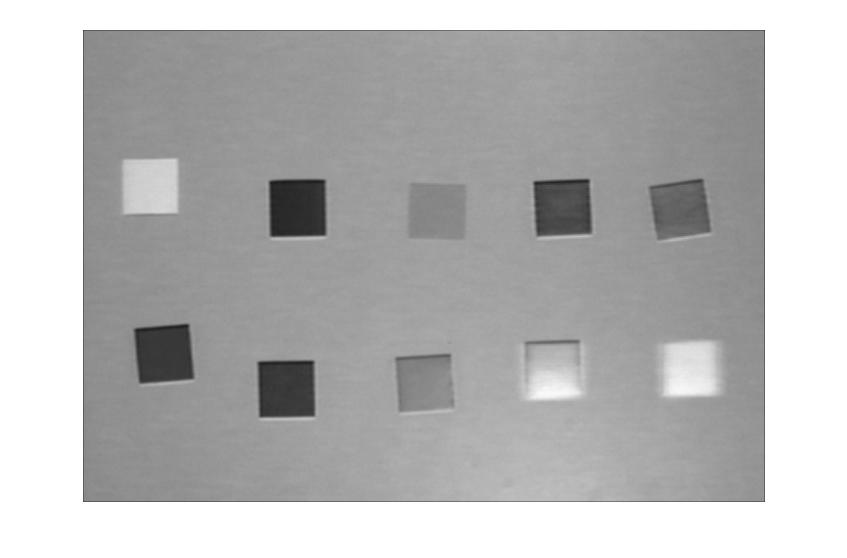
%> input picture Matlab/rozpoznawanie obrazu/ImageAverage.jpg, 847 x 558 px
$ octave --eval "result = morpholgy_operations(imread('../../../Matlab/rozpoznawanie obrazu/ImageAverage.jpg'));"   (GNU Octave 9; MATLAB toolbox functions it lacks are replaced by stand-ins)
%> lines starting %> are read from the running program, lines starting %| are printed output that depends on the picture
function [Output] = morpholgy_operations(Input)
% Operacje morfologiczne

se1 = strel('disk', 5);

Image1 = imfill(Input);
%> Image1 is the input picture: size 558x847x3 uint8; min 27, max 255, mean 184.7
Image2 = imerode(Image1, se1);
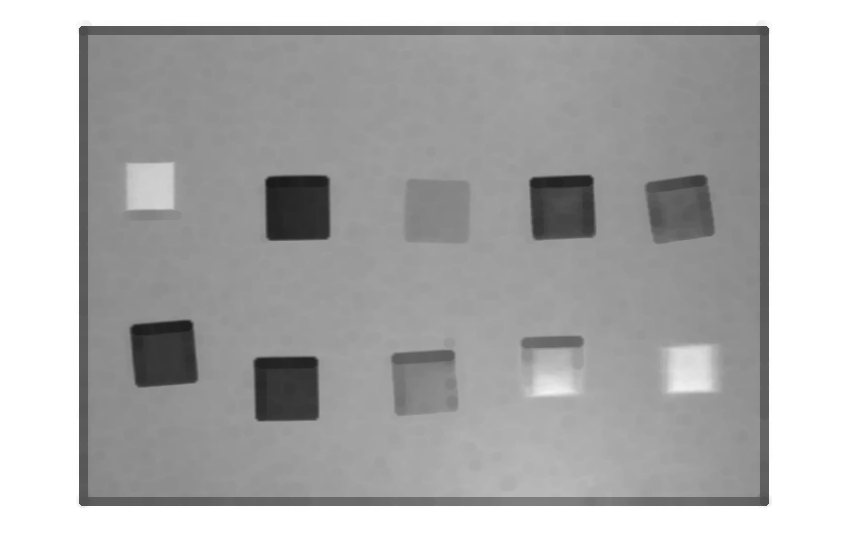
%> Image2: size 558x847x3 uint8; min 27, max 255, mean 177.2
Image3 = imerode(Image2, se1);
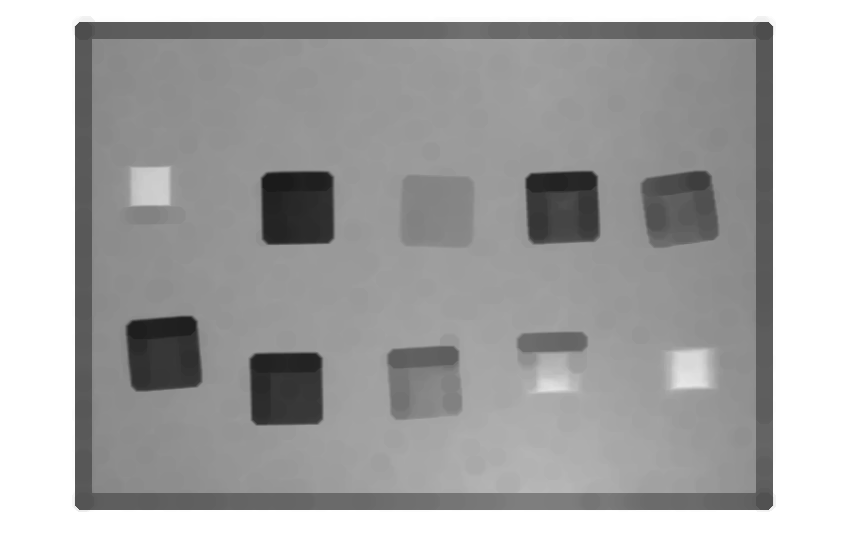
%> Image3: size 558x847x3 uint8; min 27, max 255, mean 170.7
Image4 = imdilate(Image3, se1);
Image5 = imdilate(Image4, se1);

Output = Image5;
% figure();
% imshow(Output);

end

$ run again, on Matlab/rozpoznawanie obrazu/ImageH.jpg
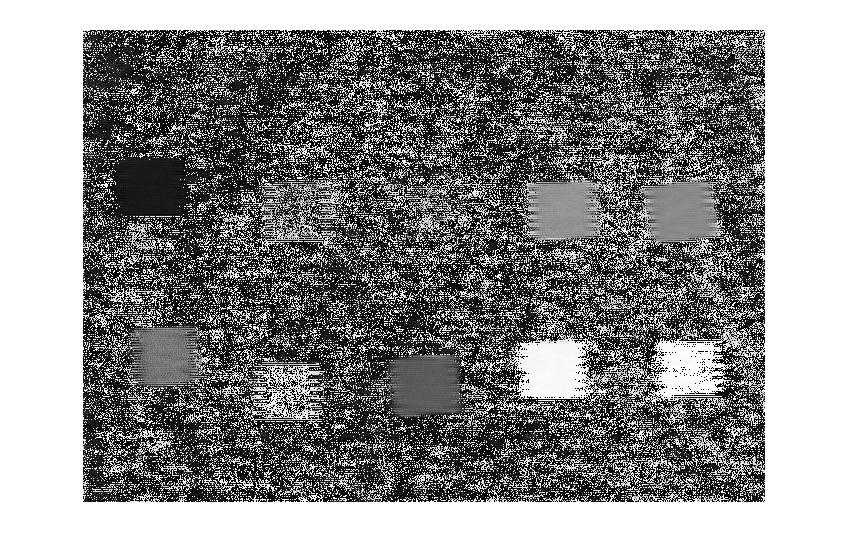
%> input picture Matlab/rozpoznawanie obrazu/ImageH.jpg, 847 x 558 px
%> in morpholgy_operations, Image1 is the input picture: size 558x847x3 uint8; min 0, max 255, mean 141.7
%> in morpholgy_operations, `Image3 = imerode(Image2, se1);`:
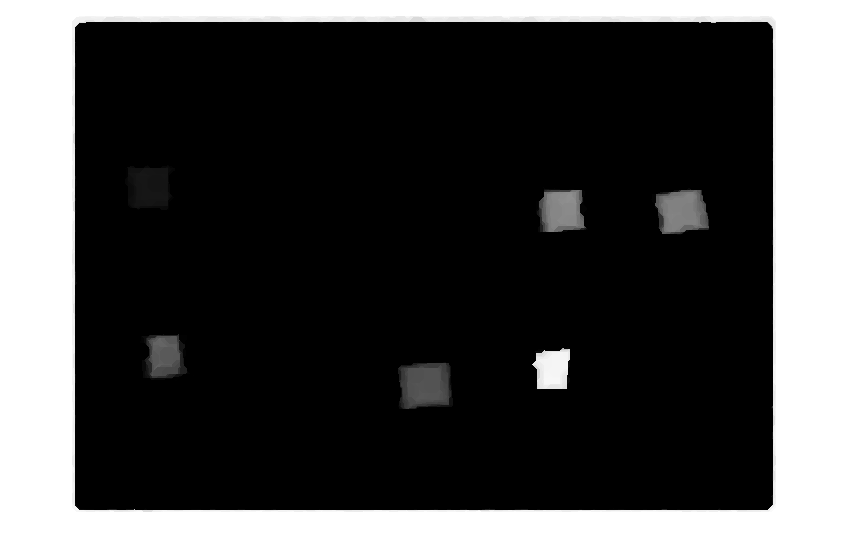
%> Image3: size 558x847x3 uint8; min 0, max 255, mean 73.1
%> in morpholgy_operations, `Image5 = imdilate(Image4, se1);`:
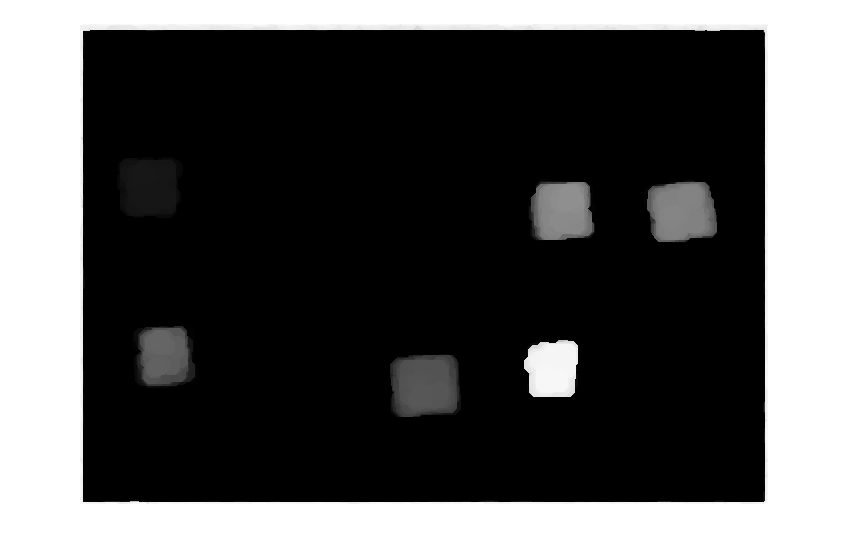
%> Image5: size 558x847x3 uint8; min 0, max 255, mean 85.6
